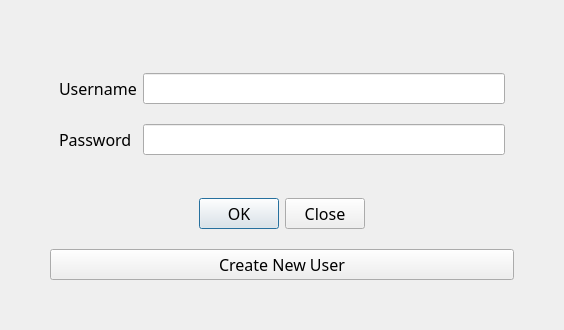
<?xml version="1.0" encoding="UTF-8"?>
<ui version="4.0">
 <class>LoginWindow</class>
 <widget class="QDialog" name="LoginWindow">
  <property name="geometry">
   <rect>
    <x>0</x>
    <y>0</y>
    <width>564</width>
    <height>330</height>
   </rect>
  </property>
  <property name="font">
   <font>
    <family>Gayathri</family>
    <pointsize>12</pointsize>
   </font>
  </property>
  <property name="contextMenuPolicy">
   <enum>Qt::DefaultContextMenu</enum>
  </property>
  <property name="windowTitle">
   <string>Login</string>
  </property>
  <layout class="QVBoxLayout" name="verticalLayout">
   <property name="spacing">
    <number>20</number>
   </property>
   <property name="leftMargin">
    <number>50</number>
   </property>
   <property name="topMargin">
    <number>50</number>
   </property>
   <property name="rightMargin">
    <number>50</number>
   </property>
   <property name="bottomMargin">
    <number>50</number>
   </property>
   <item>
    <widget class="QWidget" name="gridWidget" native="true">
     <layout class="QGridLayout" name="gridLayout" rowstretch="6,0">
      <property name="horizontalSpacing">
       <number>6</number>
      </property>
      <item row="1" column="0">
       <widget class="QLabel" name="pass_label">
        <property name="text">
         <string>Password</string>
        </property>
       </widget>
      </item>
      <item row="0" column="1">
       <widget class="QLineEdit" name="user_field"/>
      </item>
      <item row="1" column="1">
       <widget class="QLineEdit" name="pass_field">
        <property name="inputMethodHints">
         <set>Qt::ImhHiddenText|Qt::ImhNoAutoUppercase|Qt::ImhNoPredictiveText|Qt::ImhSensitiveData</set>
        </property>
        <property name="echoMode">
         <enum>QLineEdit::Password</enum>
        </property>
       </widget>
      </item>
      <item row="0" column="0">
       <widget class="QLabel" name="user_label">
        <property name="text">
         <string>Username</string>
        </property>
       </widget>
      </item>
     </layout>
    </widget>
   </item>
   <item>
    <widget class="QDialogButtonBox" name="buttonBox">
     <property name="standardButtons">
      <set>QDialogButtonBox::Close|QDialogButtonBox::Ok</set>
     </property>
     <property name="centerButtons">
      <bool>true</bool>
     </property>
    </widget>
   </item>
   <item>
    <widget class="QPushButton" name="pushButton">
     <property name="sizePolicy">
      <sizepolicy hsizetype="Minimum" vsizetype="Fixed">
       <horstretch>0</horstretch>
       <verstretch>0</verstretch>
      </sizepolicy>
     </property>
     <property name="text">
      <string>Create New User</string>
     </property>
    </widget>
   </item>
  </layout>
 </widget>
 <resources/>
 <connections/>
</ui>
